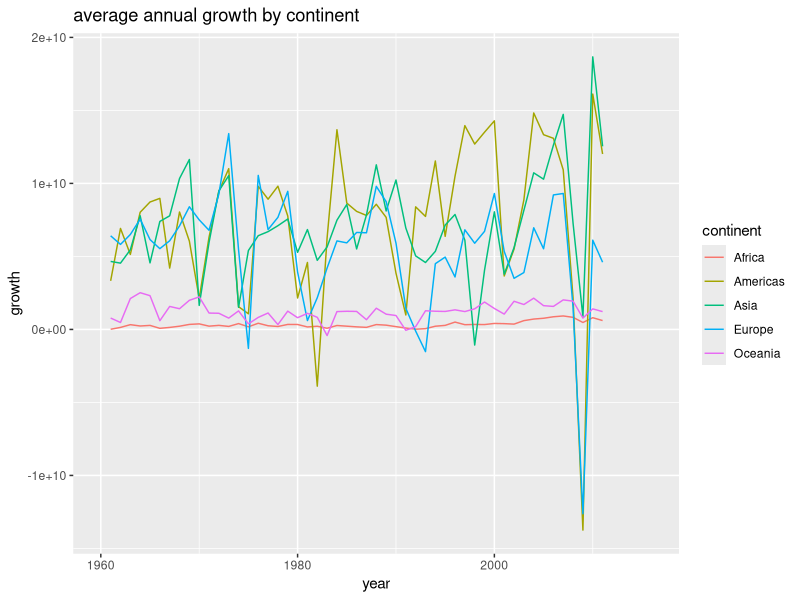
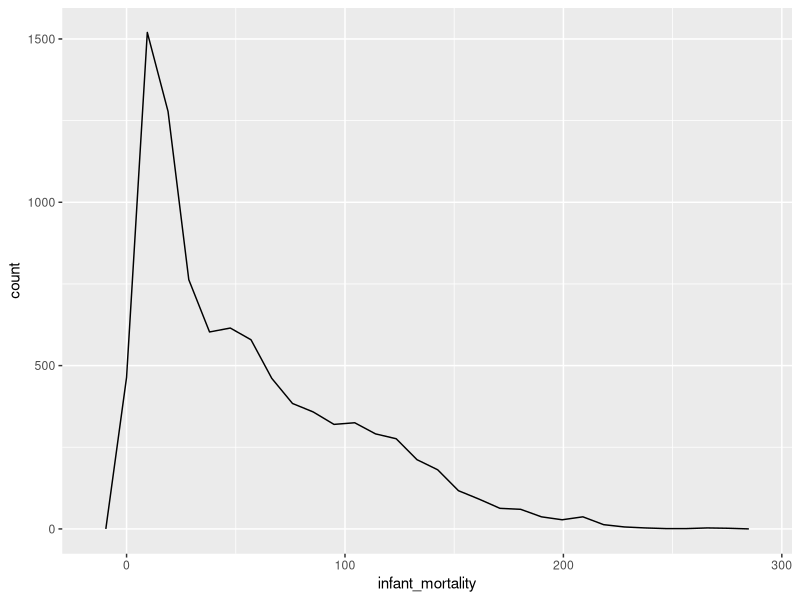
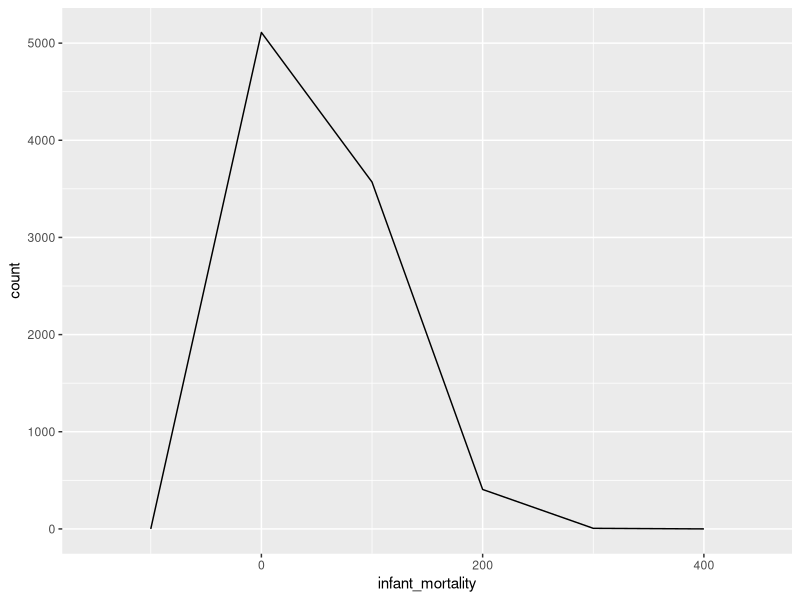
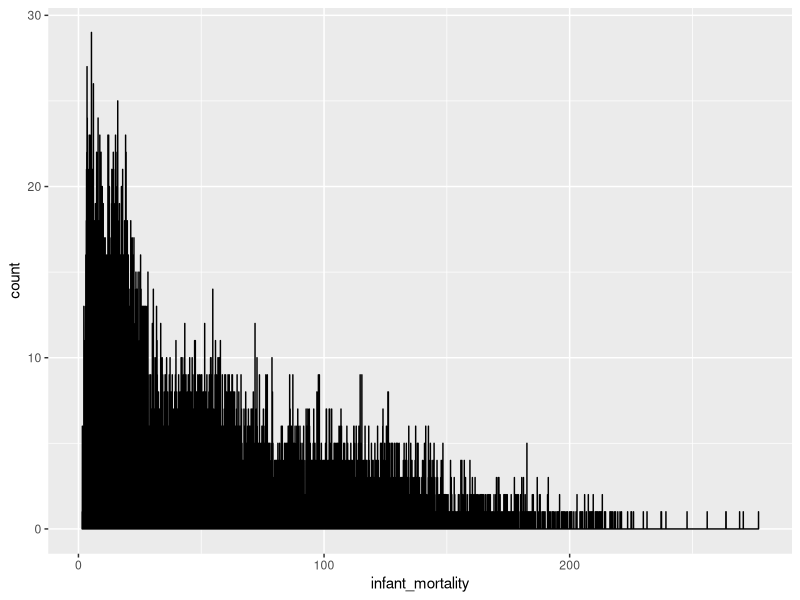
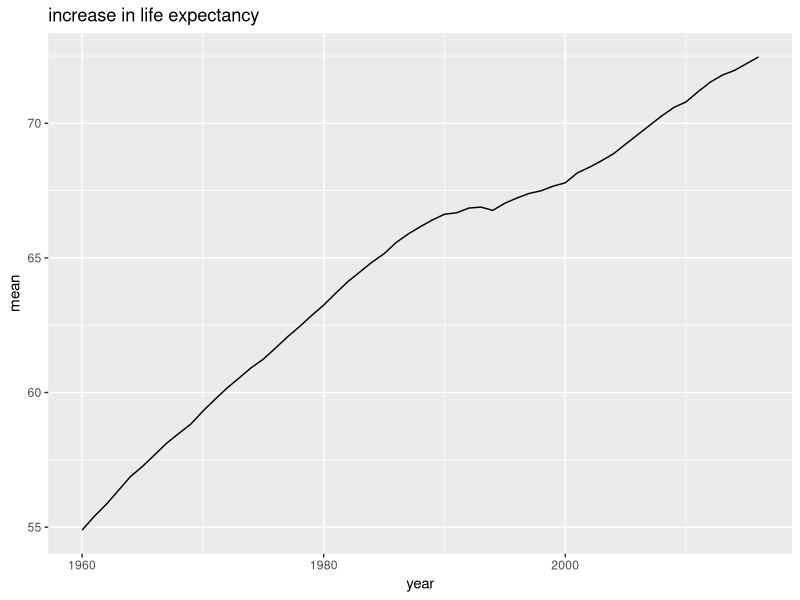
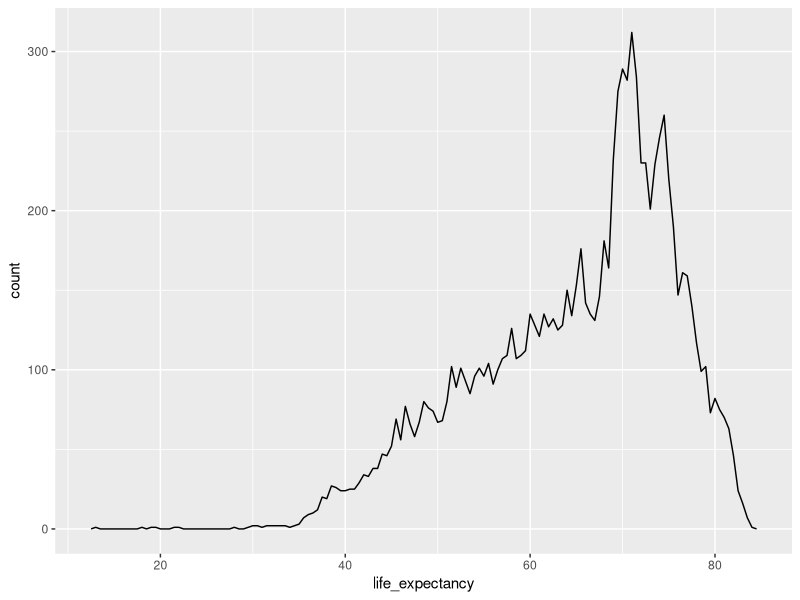
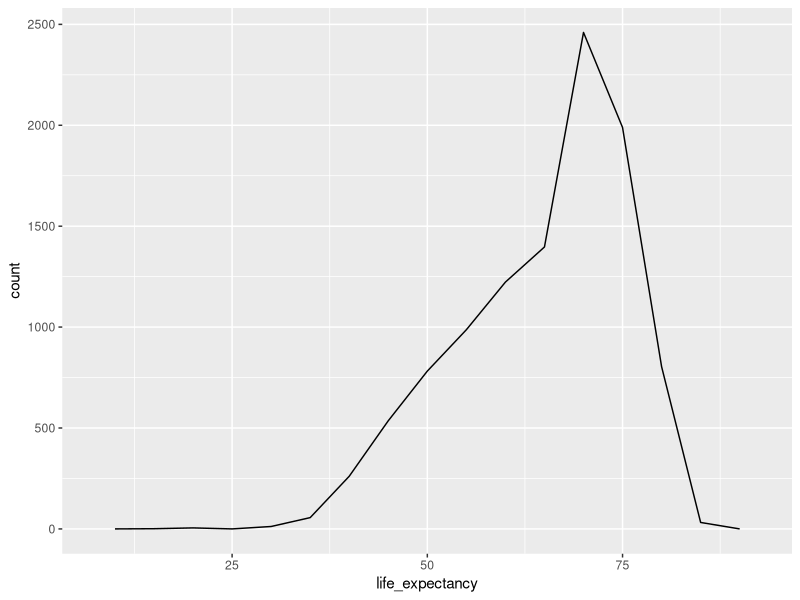
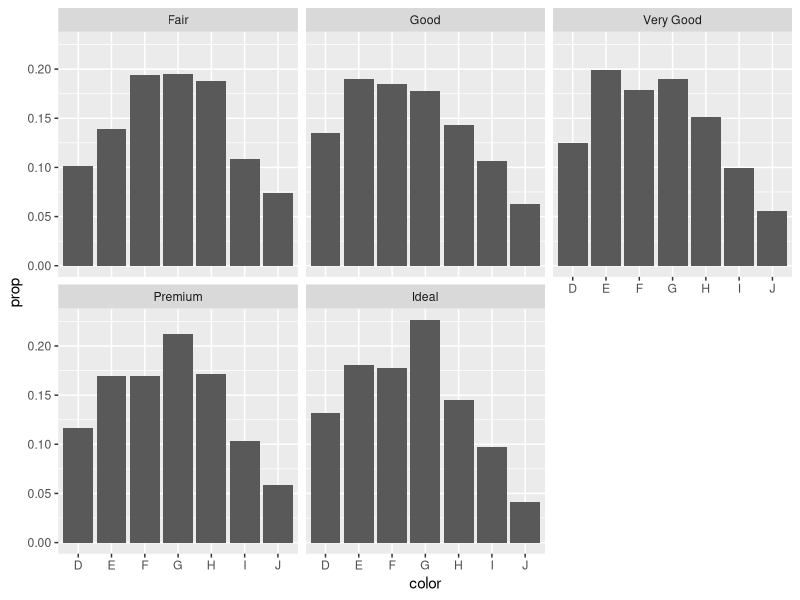

Recreate these plots in R, in order.
## ---- chunk 1
library(tidyverse)
Sys.setlocale(locale = 'USA')
library(tidyverse)
library(dslabs)
## ---- chunk 2
data("gapminder")

df = gapminder

df %>% arrange(country, year)-> df

df %>% group_by(country) %>% summarise(laggdp = lag(gdp)) -> lag_gdp

df$lag_gdp = lag_gdp$laggdp
## ---- chunk 3
df$gdp_growth = df$gdp -df$lag_gdp
df %>% group_by(continent,year)  %>% summarise(growth = mean(gdp_growth, na.rm = T)) ->grt_df  
grt_df %>% ggplot(aes(year, growth, color = continent)) + 
  geom_line() +labs(title = 'average annual growth by continent')
## ---- chunk 4
dfc = df[, c('year', 'country', 'continent', 'gdp', 'lag_gdp')] %>% na.omit()
dfc %>% group_by(country)  %>%
  summarise(overall_rate =  log(last(lag_gdp)) - first(log(lag_gdp))) ->cty_corss

left_join(cty_corss, unique(df[,c('country', 'continent')])) -> cc
mean_df = cc %>% group_by(continent) %>% summarise(mean = mean(overall_rate))
mean_df =left_join(cc, mean_df)
mean_df$prop  = mean_df$overall_rate / mean_df$mean
mean_df %>% arrange(prop) %>% head(10) -> less_dvlp
less_dvlp
## ---- chunk 5
df$growth_rate = log(df$gdp) - log(df$lag_gdp) 
df %>% group_by(continent,year)  %>%
  summarise(ct_rate = mean(growth_rate, na.rm = T)) ->cr_df  
df %>% group_by(country,year)  %>%
  summarise(cty_rate = mean(growth_rate, na.rm = T)) %>% na.omit() ->ctr_df 
left_join(ctr_df, unique(df[,c('country', 'continent')])) -> cc
left_join(cc, cr_df) -> comp_df
comp_df$above = comp_df$cty_rate > comp_df$ct_rate
comp_df %>% group_by(country) %>% summarise(n_above = sum(above)) -> abv_df
abv_df %>% arrange(n_above %>% desc()) %>% head(10) # with some countries have same number as chile

## ---- chunk 6
df %>% ggplot(aes(infant_mortality)) + geom_freqpoly()



## ---- chunk 7
df %>% ggplot(aes(infant_mortality)) + geom_freqpoly(binwidth  = 100)

df %>% ggplot(aes(infant_mortality)) + geom_freqpoly(binwidth  = 0.01)
## ---- chunk 8
life_cty = pivot_wider(df, id_cols = year, names_from  = country, values_from   = life_expectancy)
life_cty$mean = life_cty[,-1] %>% apply(MARGIN = 1, mean)
life_cty %>% ggplot(aes(x = year, y = mean)) + geom_line() + labs(title = 'increase in life expectancy')
df %>% ggplot(aes(life_expectancy)) + geom_freqpoly(binwidth  = 0.5)
df %>% ggplot(aes(life_expectancy)) + geom_freqpoly(binwidth  = 5)

## ---- chunk 9

(life_cty[,-1] < 40 )%>% sum()
(life_cty[,-1] > 80 )%>% sum()
(life_cty[,-1] ) %>% max() ->mxy
lc = c(0, 0)
(apply((life_cty[,-1]) , 2, max) == mxy) %>% which() %>% names() ->nm
life_cty[, nm] %>% unlist() %>% which.max() ->yrid
life_cty$year[yrid]  ->yr
nm
yr
## ---- chunk 10
data("diamonds")


lm(price ~ ., diamonds) %>% summary()
## ---- chunk 11
cor.test(diamonds$carat, diamonds$price)
## ---- chunk 12
dfa = diamonds %>% count(color, cut) %>% group_by(color) %>%
  mutate(prop = n / sum(n))
dfa %>% head()


## ---- chunk 13
dfb = diamonds %>% count(cut, color) %>% group_by(cut) %>%
  mutate(prop = n / sum(n)) 
dfb %>% head()
## ---- chunk 14
ggplot(dfb, aes( color, prop)) +
  geom_bar(stat="identity",position='dodge') +
  facet_wrap(~cut)
## ---- chunk 15
p = diamonds %>% ggplot() +
  geom_freqpoly(mapping = aes(x = price,
                              color = cut_width(carat, 0.4)), bins = 20)
p
p = diamonds %>% ggplot() +
  geom_freqpoly(mapping = aes(x = price,
                              color = cut_number(carat, 15)), bins = 20)
p
## ---- chunk 16
diamonds %>% ggplot() +
  geom_density(mapping = aes(x = carat,
                             color = cut_width(price, 2500))) + labs(title = 'distribution of caret with price group as reference.')

## ---- chunk 17
diamonds %>% ggplot +
  geom_boxplot(mapping = aes(x = cut_number(carat, 10),
                             y = price)) 
## ---- chunk 18
diamonds %>% ggplot() +
  geom_violin(mapping = aes(x = cut, y = price,
                            color = cut_number(carat, 3)))
## ---- chunk 19
ggplot(data = diamonds) +
  geom_point(mapping = aes(x = x, y = y)) +
  coord_cartesian(xlim = c(4, 11), ylim = c(4, 11))

ggplot(data = diamonds) +
  geom_bin2d(mapping = aes(x = x, y = y)) +
  coord_cartesian(xlim = c(4, 11), ylim = c(4, 11))
